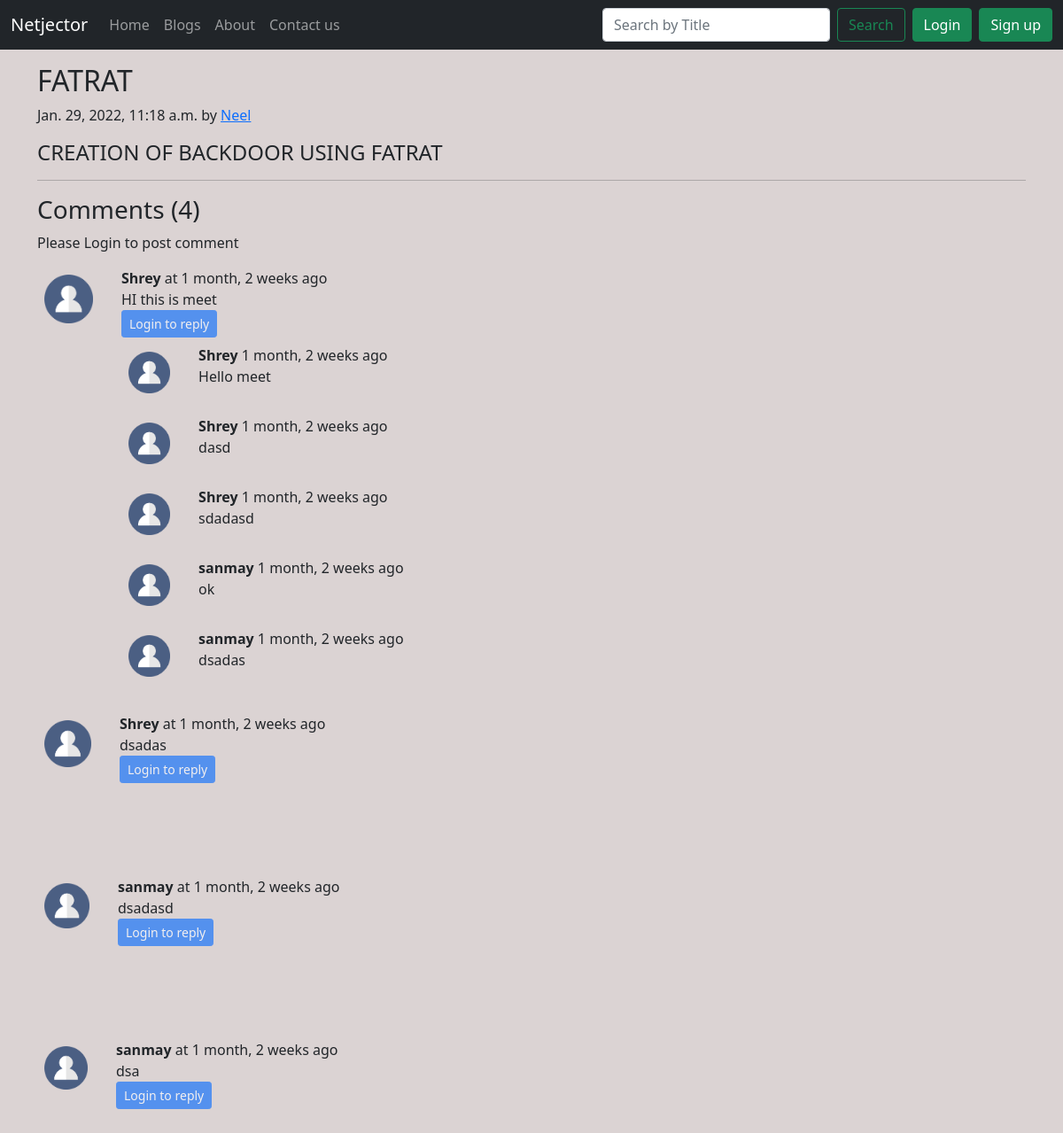
The page /blog/neel-pso on the database its author committed.
### blog/models.py (models this page shows, shortened)
class Post(models.Model):
    sno = models.AutoField(primary_key=True)
    title = models.CharField(max_length=225)
    content = RichTextField(blank=True,null=True)
    author = models.CharField(max_length=100)
    slug = models.CharField(max_length=130)
    timeStamp = models.DateTimeField(auto_now_add=True,blank=True)

class blogcomment(models.Model):
    sno = models.AutoField(primary_key=True)
    comment = models.TextField()
    user = models.ForeignKey(User,on_delete=models.CASCADE)
    post = models.ForeignKey(Post,on_delete=models.CASCADE,null=True)
    parent = models.ForeignKey('self', on_delete=models.CASCADE,null=True)
    timestamp =  models.DateTimeField(default=now)

### blog/views.py (the view)
# urls.py: path('<str:slug>', views.blogPost, name='blogPost'),
def blogPost(request,slug):
    post = Post.objects.filter(slug= slug).first()
    comments = blogcomment.objects.filter(post=post,parent=None)
    replies = blogcomment.objects.filter(post=post).exclude(parent=None)
    context = {'post':post,'comments':comments}
    repDict={}
    for reply in replies:
        if reply.parent.sno not in repDict.keys():
            repDict[reply.parent.sno]= [reply]
        else:
            repDict[reply.parent.sno].append(reply)
    isfeatured = 1
    if post == None:
        post = Featured.objects.filter(slug= slug).first()
        context = {'post':post,'comments':None}
        isfeatured = None
    context = {'post':post,'comments':comments,'isfeatured':isfeatured,'user':request.user,'replyDict': repDict}
    return render(request,'blog/blogPost.html',context)

### blog/templatetags/extras.py (called while the page is built)
@register.filter(name='get_val')
def get_val(dict, key):
    return dict.get(key)

### templates/blog/blogPost.html (shortened to what this page needs)
{% extends 'base.html' %}
{% block body %}
{% load humanize %}
{% load extras %}
<div class="container my-3">
    <h2 class="blog-post-title">{{post.title|safe}}</h2>
    <p class="blog-post-meta">{{post.timeStamp}} by <a href="/about">{{post.author}}</a></p>
    <p>{{post.content|safe}}</p>
    <hr>
</div>
{% if isfeatured %}
<div class="container">
    <h3> Comments ({{comments.count}})</h3>
    <div class="my-2">
        {% if user.is_authenticated %}
        <form action="/blog/postComment" method="post">
            {% csrf_token %}
            <div class="form-group">
                <label for="exampleInputEmail1" class="my-1">Post Comment </label>
                <input type="text" class="form-control" name="comment" placeholder="Enter comment here">
            </div>
            <input type="hidden" name="postSno" value="{{post.sno}}">
            <input type="hidden" name="parentSno" value="">
            <button type="submit" class="btn btn-primary my-3">Submit</button>
        </form>
        {% else %}
        <p>Please Login to post comment</p>
        {% endif %}
    </div>
    {% for comment in comments %}
    <div class="row my-3">
        <div class="col-md-1  ">
        {% load static %}
        <img class="rounded mx-auto d-block w-100 p-2" style="border:2px;border-radius:23px;padding:72px" src="{% static 'Images/user.png' %}"  alt="user">
        </div>
        <div class="col-md-11 ">
        <b> {{comment.user.username}} </b> at {{comment.timestamp|naturaltime}}
        <div>   {{comment.comment}} </div>
        <div style="min-height: 120px;">
            {% if user.is_authenticated %}
            <button class="btn btn-sm btn-primary" type="button" data-bs-toggle="collapse" data-bs-target="#collapseWidthExample{{comment.sno}}" aria-expanded="false" aria-controls="collapseWidthExample{{comment.sno}}">
                Reply
            </button>
            {% else %}
            <button class="btn btn-sm btn-primary" disabled type="button" data-bs-toggle="collapse" data-bs-target="#collapseWidthExample{{comment.sno}}" aria-expanded="false" aria-controls="collapseWidthExample{{comment.sno}}">
                Login to reply
            </button>
            {% endif %}
            <div class="replies">
                {% for reply in replyDict|get_val:comment.sno%}
                <div class="row my-2">
                    <div class="col-md-1 ">
                        <img class="rounded mx-auto d-block w-100 p-2" style="border:2px;border-radius:23px;padding:72px" src="/static/Images/user.png" alt="user">
                    </div>
                    <div class="col-md-11">
                        <div class="col-md-11 ">
                            <b> {{reply.user.username}} </b> <span class=" ">{{reply.timestamp| naturaltime}}</span>
                            <div>{{reply.comment}}</div>
                        </div>
                        <br>
                    </div>
                </div>
                {% endfor %}
            </div>
          </div>
    </div>
    {% endfor %}
</div>
{% endif %}
{% endblock %}

### templates/base.html (shortened to what this page needs)
<!doctype html>
<html lang="en">
<head>
    <link href="https://cdn.jsdelivr.net/npm/bootstrap@5.1.3/dist/css/bootstrap.min.css" rel="stylesheet"
>
</head>
<body  style="height: 100%; background-position: center; background-size:full;background-repeat: no-repeat; background-image:url('/static/Images/{% block imge %}{% endblock imge %}');background-color:#dbd3d3 ">
    <nav class="navbar navbar-expand-lg navbar-dark bg-dark ">
        <div class="container-fluid ">
            <a class="navbar-brand" href="/">Netjector</a>
            <div class="collapse navbar-collapse" id="navbarSupportedContent">
                <ul class="navbar-nav me-auto mb-2 mb-lg-0">
                    <li class="nav-item">
                        <a class="nav-link {% block homeactive %} {% endblock homeactive %}" href="/">Home</a>
                    </li>
                    <li class="nav-item ">
                        <a class="nav-link {% block blogactive %} {% endblock blogactive %}" href="/blog">Blogs</a>
                    </li>
                    <li class="nav-item ">
                        <a class="nav-link {% block aboutactive %} {% endblock aboutactive %}" href="/about">About</a>
                    </li>
                    <li class="nav-item ">
                        <a class="nav-link {% block contactactive %} {% endblock contactactive %}" href="/contact">Contact us</a>
                    </li>
                </ul>
                <form method='get' action='/search' class="d-flex">
                    <input class="form-control me-2" type="search" placeholder="Search by Title" aria-label="Search" id ="query" name="query">
                    <button class="btn btn-outline-success" type="submit">Search   </button>
                </form>
            </div>
            {% if user.is_authenticated %}
            <div class="btn-group px-2   ">
              <button type="button" class="btn btn-danger">Welcome {{request.user}}</button>
              <button type="button" class="btn btn-danger dropdown-toggle dropdown-toggle-split" data-bs-toggle="dropdown" aria-expanded="false">
                <span class="visually-hidden">Toggle Dropdown</span>
              </button>
              <ul class="dropdown-menu ml-auto">
                <li><a class="dropdown-item" href="/logout">Logout</a></li>
              </ul>
            </div>
            {% else %}
            <button type="button" class="btn btn-success mx-2" data-bs-toggle="modal" data-bs-target="#loginModal">
                Login
            </button>
            <button type="button" class="btn btn-success" data-bs-toggle="modal" data-bs-target="#signupModal">
                Sign up
            </button>
            {% endif %}
        </div>
    </nav>
    {% block body %}
    {% endblock body %}
</body>
</html>

### rows shown on the page
Post: title "FATRAT", timeStamp "Jan. 29, 2022, 11:18 a.m.", author "Neel", content "CREATION OF BACKDOOR USING FATRAT"
blogcomment: user.username "Shrey", timestamp "1 month, 2 weeks ago", comment "HI this is meet"
blogcomment: user.username "Shrey", timestamp "1 month, 2 weeks ago", comment "Hello meet"
blogcomment: user.username "Shrey", timestamp "1 month, 2 weeks ago", comment "dasd"
blogcomment: user.username "Shrey", timestamp "1 month, 2 weeks ago", comment "sdadasd"
blogcomment: user.username "sanmay", timestamp "1 month, 2 weeks ago", comment "ok"
blogcomment: user.username "sanmay", timestamp "1 month, 2 weeks ago", comment "dsadas"
blogcomment: user.username "Shrey", timestamp "1 month, 2 weeks ago", comment "dsadas"
blogcomment: user.username "sanmay", timestamp "1 month, 2 weeks ago", comment "dsadasd"
blogcomment: user.username "sanmay", timestamp "1 month, 2 weeks ago", comment "dsa"

### other values the page prints
{{ comments.count }} "4"
